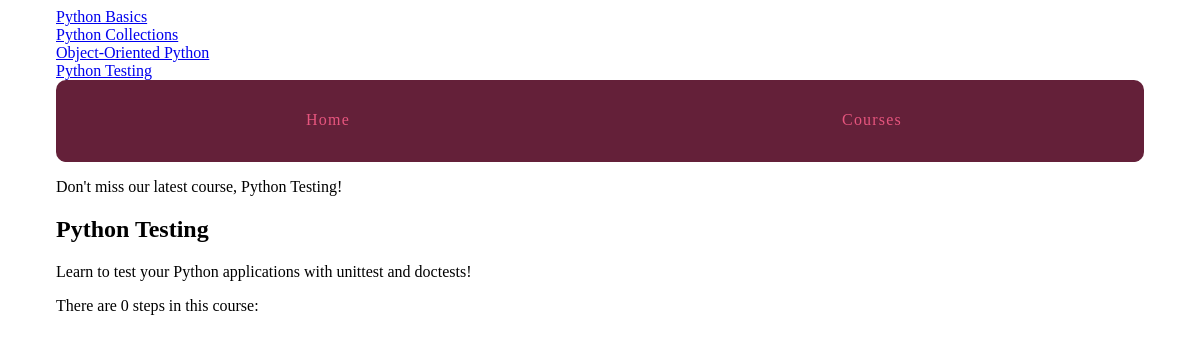
The app's page /courses/4/, older data.
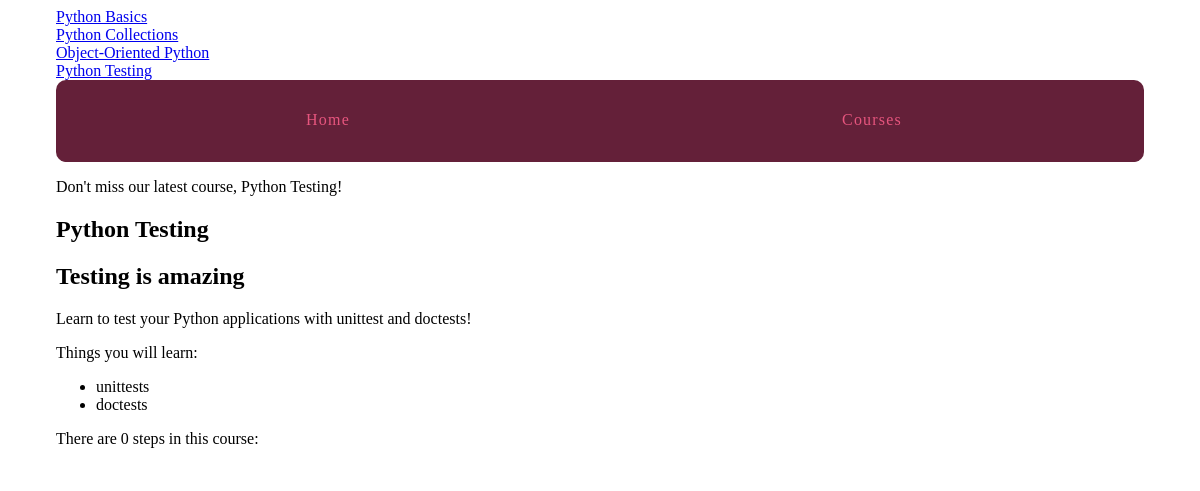
The same page, newer data.
### courses/models.py (models this page shows)
class Course(models.Model):
    created_at = models.DateTimeField(auto_now_add=True)
    title = models.CharField(max_length=255)
    description = models.TextField()
    def __str__(self):
        return self.title

### courses/views.py (the view)
# urls.py: url(r'(?P<pk>\d+)/$', views.course_detail, name='detail'),
def course_detail(request, pk):
    course = get_object_or_404(Course, pk=pk)
    return render(request, 'courses/course_detail.html', {'course': course})

### courses/templatetags/course_extras.py (called while the page is built)
@register.simple_tag
def newest_course():
    return Course.objects.latest('created_at')

@register.inclusion_tag('courses/course_nav.html')
def nav_courses_list():
    courses = Course.objects.all()
    return {'courses': courses}

@register.filter('markdown_to_html')
def markdown_to_html(markdown_text):
    html_body = markdown2.markdown(markdown_text)
    return mark_safe(html_body)

### courses/templates/courses/course_detail.html (shortened to what this page needs)
{% extends "layout.html" %}
{% load humanize course_extras %}
{% block content %}
<article>
    <h2>{{ course.title }}</h2>
    {{ course.description|markdown_to_html }}
    <p>There are {{ course.step_set.count|apnumber }} step{{ course.step_set.count | pluralize}} in this course: {{ course.step_set.all|join:", " }}</p>
</article>
{% endblock %}

### templates/layout.html (shortened to what this page needs)
{% load static from staticfiles %}
{% load course_extras %}
<!doctype html>
<html>
    <head>
        <link rel="stylesheet" href="{% static 'css/layout.css' %}">
    </head>
    <body>
        <div class="site-container">
            {% nav_courses_list %}
            <nav>
                <a href="{% url 'hello' %}">Home</a>
                <a href="{% url 'courses:list' %}">Courses</a>
            </nav>
            <p>Don't miss our latest course, {% newest_course %}!</p>
            {% block content %}{% endblock %}
        </div>
    </body>
</html>

### courses/templates/courses/course_nav.html
{% for course in courses %}
    <div>
        <a href="{% url 'courses:detail' pk=course.pk %}">{{ course.title }}</a>
    </div>
{% endfor %}

Row changes from the older to the newer data that the page shows:
changed Course "Python Testing": description "Learn to test your Python applications with unittest and doctests!" → "Testing is amazing Learn to test your Python applications with unittest and doctests! Things you will learn: unittests doctests"
